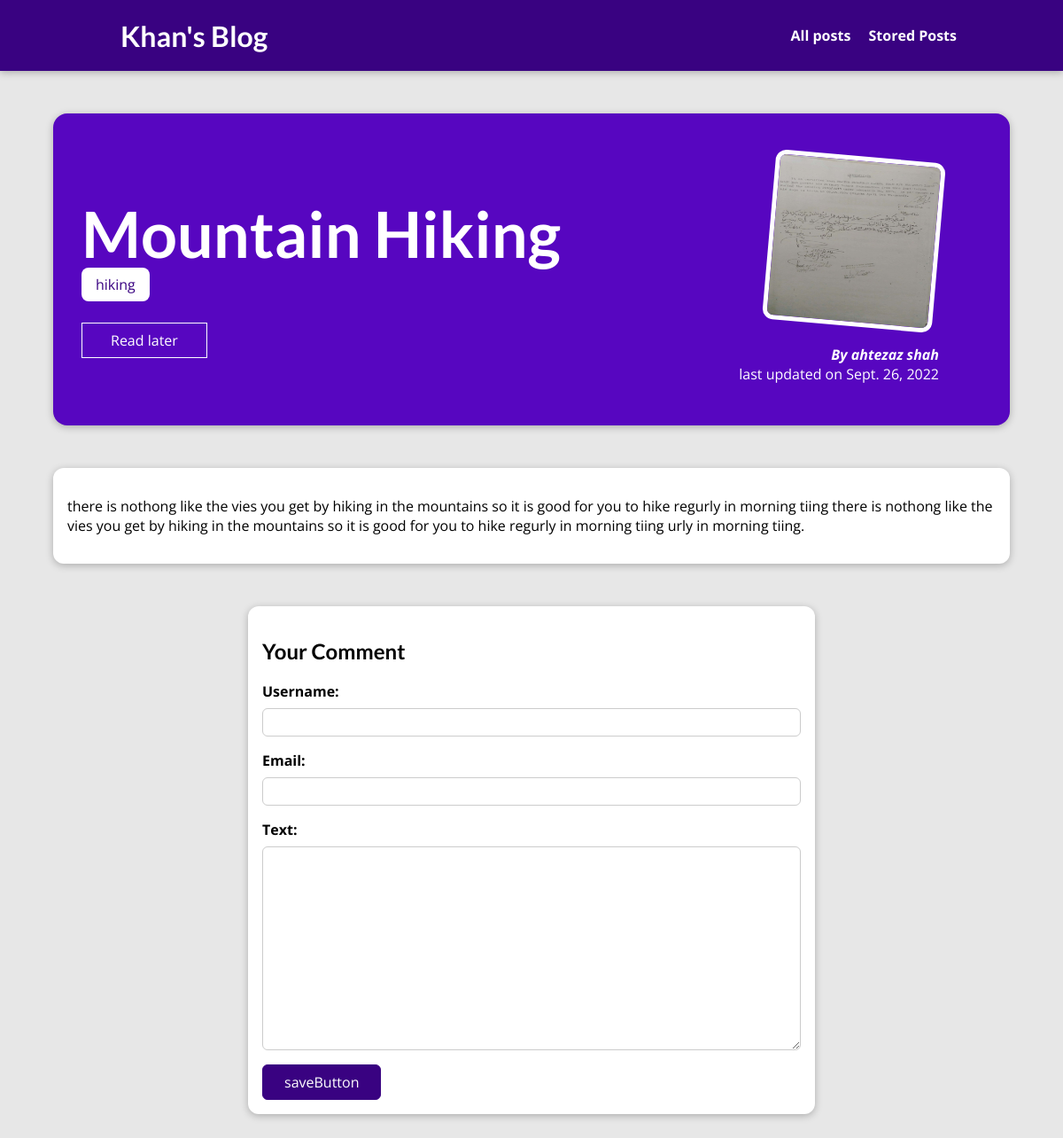
Screenshot of /blog/posts/mountain-hiking with the database file from the repository.
### blog/models.py (models this page shows, shortened)
class Post(models.Model):
    title=models.CharField(max_length=100)
    excerpt=models.CharField(max_length=200)
    image= models.ImageField(upload_to ="posts", null= True)
    date=models.DateField(auto_now=True)
    slug= models.SlugField(unique=True,db_index=True)
    content=models.TextField(validators=[MinLengthValidator(10)])
    author= models.ForeignKey(Author, on_delete=models.SET_NULL, null=True, related_name='posts')
    tag=models.ManyToManyField(Tag)

class Tag(models.Model):
    caption=models.CharField(max_length=100)

class Author(models.Model):
    first_Name= models.CharField(max_length=30)
    last_name= models.CharField(max_length=30)
    email_adress=models.EmailField()
    def full_name(self):
        return f" {self.first_Name} {self.last_name}"
    def __str__(self):
        return self.full_name()

### blog/views.py (the view, shortened to what this page needs)
# urls.py: path("posts/<slug:slug>",views.PostDetail.as_view(),name="posts-detail"),
class PostDetail(View):
    def is_stored_post(self ,request,post_id ):
        stored_post= request.session.get("stored_post")
        if stored_post is not None:
            is_savedfor_later= post_id in stored_post
        else:
            is_savedfor_later=False
        return is_savedfor_later
    def get(self, request, slug):
        post= Post.objects.get(slug= slug)
        context={
            "post":post,
            "post_tags":post.tag.all(),
            "comment_form": CommentForm(),
            "savedforlater": self.is_stored_post(request, post.id)
        }
        return render(request, "blog/post-detail.html",context)

### blog/forms.py
class CommentForm(forms.ModelForm):
    class Meta:
        model=Comment
        exclude=["post"]
        label={
            "user":"your name",
            "email":"your email",
            "text":"YOUR COMMENT"
        }

### blog/templates/blog/post-detail.html (shortened to what this page needs)
{% extends 'base.html' %}
{%load static%}
 {%block css_files%}
  <link rel= "stylesheet" href="{% static "blog/post-detail.css" %}"/>
 {%endblock%}
  {%block content%}
   <section id = "summary">
    <h2> {{post.title}}</h2>
    <div>
     {%for tag in post_tags%}
      <span class = "tag"> {{tag.caption}}</span>
     {%endfor%}
    </div>
    <div id = "read-later">
        <form action="{%url "read-later"%}" method="POST">
            <button>
                {%if savedforlater %}
                 Remove from "Read Later"
                {%else%}
                 Read later
                {%endif%}
            </button>
        </form>
    </div>
    <article>
     <img src="{{post.image.url}}" alt="{{post.title}}"/>
     <address>By <a href="mailto:{{post.author.email_adresss}}" > {{post.author}}</a></address>
     <div> last updated on {{post.date}}</div>
    </article>
   </section>
   <main>
    <p> {{post.content}}.</p>
   </main>
   <section id= "comment-form">
     <h2>Your Comment  </h2>
     <form action= "{% url "posts-detail"  post.slug%} " method="POST" >
        {% for form_field in comment_form %}
          <div class= "form-control">
            {{form_field.label_tag}}
            {{form_field}}
          </div>
        {%endfor%}
        <button>saveButton</button>
     </form>
    </section>
  {%endblock%}

### Templates/base.html (shortened to what this page needs)
 {% load static%}
<!DOCTYPE html>
<html lang="en">
<head>
    <link rel= "stylesheet" href="{%static "app.css" %}">
      {%block css_files%}
      {%endblock%}
</head>
<body>
    <header id = "main-navigation">
        <h1> <a href="{%url "start-page"%}"> Khan's Blog</a></h1>
         <nav>
            <a href="{% url "posts"%}"> All posts </a>
            <a href="{% url "read-later"%}"> Stored Posts </a>
         </nav>
       </header>
    {% block content%}
    {%endblock%}
</body>
</html>

### my_site/static/app.css (style rules this page uses)
* { box-sizing: border-box; }
html { font-family: 'Open Sans', 'Lato', sans-serif; }
body { margin: 0; }
h1, h2, h3 { font-family: 'Lato', sans-serif; font-weight: bold; }
#main-navigation { width: 100%; height: 5rem; display: flex; justify-content: space-between; align-items: center; padding: 0 10%; position: absolute; top: 0; left: 0; }
#main-navigation a { text-decoration: none; color: white; font-weight: bold; margin-left: 1rem; }

### blog/static/blog/post-detail.css (style rules this page uses)
body { background-color: #e7e7e7; }
#main-navigation { background-color: #390281; box-shadow: 0 2px 8px rgba(0, 0, 0, 0.25); }
#summary { margin: 8rem auto 3rem auto; padding: 2rem; width: 90%; max-width: 90rem; border-radius: 16px; background-color: #5706c0; position: relative; box-shadow: 0 2px 8px rgba(0, 0, 0, 0.25); height: 22rem; }
#summary h2 { color: white; font-size: 4.5rem; margin-bottom: 0.25rem; }
#summary article { position: absolute; top: 2rem; right: 3rem; padding: 1rem 2rem; border-radius: 12px; text-align: right; color: white; }
#summary article img { width: 12rem; height: 12rem; border-radius: 12px; transform: rotateZ(5deg); border: 5px solid white; margin-bottom: 1rem; }
#summary address { font-weight: bold; }
#summary a { color: white; text-decoration: none; }
#read-later { margin:2rem 0; }
#read-later button { background-color: transparent; border: 1px solid white; padding: 0.5rem 2rem; font: inherit; color: white; cursor: pointer; }
main { width: 90%; max-width: 90rem; margin: 3rem auto; background-color: white; padding: 1rem; border-radius: 12px; box-shadow: 0 2px 8px rgba(0, 0, 0, 0.25); }
.tag { background-color: white; color: #390281; padding: 0.5rem 1rem; border-radius: 8px; }
#comment-form { margin: 3rem auto; width: 90%; max-width: 40rem; border-radius: 12px; background-color: white; box-shadow: 0 2px 8px rgba(0, 0, 0, 0.25); padding: 1rem; }
#comment-form button { font: inherit; background-color: #390281; color: white; border: 1px solid #390281; padding: 0.5rem 1.5rem; border-radius: 6px; cursor: pointer; }
.form-control { margin-bottom: 1rem; }
.form-control label { font-weight: bold; margin-bottom: 0.5rem; display: block; }
.form-control input, .form-control textarea { display: block; width: 100%; font: inherit; padding: 0.25rem; border-radius: 6px; border: 1px solid #ccc; }

### rows the page displays
Post: title "Mountain Hiking", image (picture), author "ahtezaz shah", date "Sept. 26, 2022", content "there is nothong like the vies you get by hiking in the mountains so it is good for you to hike regurly in morning tiing there is nothong like the vies you get by hiking in the mountains so it is good for you to hike regurly in morning tiing urly in morning tiing"
Tag: caption "hiking"
